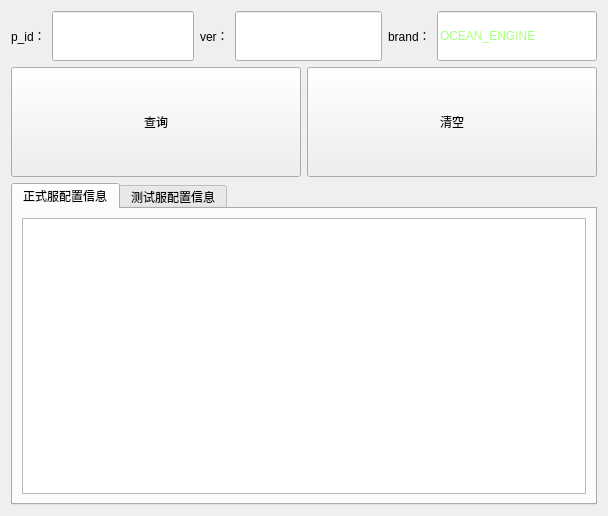
<?xml version="1.0" encoding="UTF-8"?>
<ui version="4.0">
 <class>Form</class>
 <widget class="QWidget" name="Form">
  <property name="geometry">
   <rect>
    <x>0</x>
    <y>0</y>
    <width>608</width>
    <height>516</height>
   </rect>
  </property>
  <property name="windowTitle">
   <string>审核开关查询</string>
  </property>
  <layout class="QVBoxLayout" name="verticalLayout_3">
   <item>
    <layout class="QHBoxLayout" name="horizontalLayout_4">
     <item>
      <layout class="QHBoxLayout" name="horizontalLayout">
       <item>
        <widget class="QLabel" name="label">
         <property name="minimumSize">
          <size>
           <width>0</width>
           <height>50</height>
          </size>
         </property>
         <property name="styleSheet">
          <string notr="true">font: 16pt &quot;华文细黑&quot;;</string>
         </property>
         <property name="text">
          <string>p_id：</string>
         </property>
        </widget>
       </item>
       <item>
        <widget class="QLineEdit" name="pid">
         <property name="minimumSize">
          <size>
           <width>0</width>
           <height>50</height>
          </size>
         </property>
         <property name="styleSheet">
          <string notr="true">font: 14pt &quot;华文细黑&quot;;
color: rgb(170, 255, 127);</string>
         </property>
        </widget>
       </item>
      </layout>
     </item>
     <item>
      <layout class="QHBoxLayout" name="horizontalLayout_2">
       <item>
        <widget class="QLabel" name="label_2">
         <property name="minimumSize">
          <size>
           <width>0</width>
           <height>50</height>
          </size>
         </property>
         <property name="styleSheet">
          <string notr="true">font: 16pt &quot;华文细黑&quot;;</string>
         </property>
         <property name="text">
          <string>ver：</string>
         </property>
        </widget>
       </item>
       <item>
        <widget class="QLineEdit" name="ver">
         <property name="minimumSize">
          <size>
           <width>0</width>
           <height>50</height>
          </size>
         </property>
         <property name="styleSheet">
          <string notr="true">font: 14pt &quot;华文细黑&quot;;
color: rgb(170, 255, 127);</string>
         </property>
        </widget>
       </item>
      </layout>
     </item>
     <item>
      <layout class="QHBoxLayout" name="horizontalLayout_3" stretch="1,9">
       <item>
        <widget class="QLabel" name="label_3">
         <property name="minimumSize">
          <size>
           <width>0</width>
           <height>50</height>
          </size>
         </property>
         <property name="styleSheet">
          <string notr="true">font: 16pt &quot;华文细黑&quot;;</string>
         </property>
         <property name="text">
          <string>brand：</string>
         </property>
        </widget>
       </item>
       <item>
        <widget class="QLineEdit" name="brand">
         <property name="minimumSize">
          <size>
           <width>160</width>
           <height>50</height>
          </size>
         </property>
         <property name="styleSheet">
          <string notr="true">font: 14pt &quot;华文细黑&quot;;
color: rgb(170, 255, 127);</string>
         </property>
         <property name="text">
          <string>OCEAN_ENGINE</string>
         </property>
        </widget>
       </item>
      </layout>
     </item>
    </layout>
   </item>
   <item>
    <layout class="QHBoxLayout" name="horizontalLayout_5">
     <item>
      <widget class="QPushButton" name="select">
       <property name="minimumSize">
        <size>
         <width>0</width>
         <height>110</height>
        </size>
       </property>
       <property name="styleSheet">
        <string notr="true">font: 32pt &quot;微软雅黑&quot;;</string>
       </property>
       <property name="text">
        <string>查询</string>
       </property>
      </widget>
     </item>
     <item>
      <widget class="QPushButton" name="clear">
       <property name="minimumSize">
        <size>
         <width>0</width>
         <height>110</height>
        </size>
       </property>
       <property name="styleSheet">
        <string notr="true">font: 32pt &quot;微软雅黑&quot;;</string>
       </property>
       <property name="text">
        <string>清空</string>
       </property>
      </widget>
     </item>
    </layout>
   </item>
   <item>
    <widget class="QTabWidget" name="tabWidget">
     <property name="currentIndex">
      <number>0</number>
     </property>
     <widget class="QWidget" name="tab">
      <attribute name="title">
       <string>正式服配置信息</string>
      </attribute>
      <layout class="QVBoxLayout" name="verticalLayout">
       <item>
        <widget class="QTextBrowser" name="release_info">
         <property name="styleSheet">
          <string notr="true">font: 20pt &quot;微软雅黑&quot;;</string>
         </property>
        </widget>
       </item>
      </layout>
     </widget>
     <widget class="QWidget" name="tab_2">
      <attribute name="title">
       <string>测试服配置信息</string>
      </attribute>
      <layout class="QVBoxLayout" name="verticalLayout_2">
       <item>
        <widget class="QTextBrowser" name="test_info">
         <property name="styleSheet">
          <string notr="true">font: 20pt &quot;微软雅黑&quot;;</string>
         </property>
        </widget>
       </item>
      </layout>
     </widget>
    </widget>
   </item>
  </layout>
 </widget>
 <resources/>
 <connections/>
</ui>
